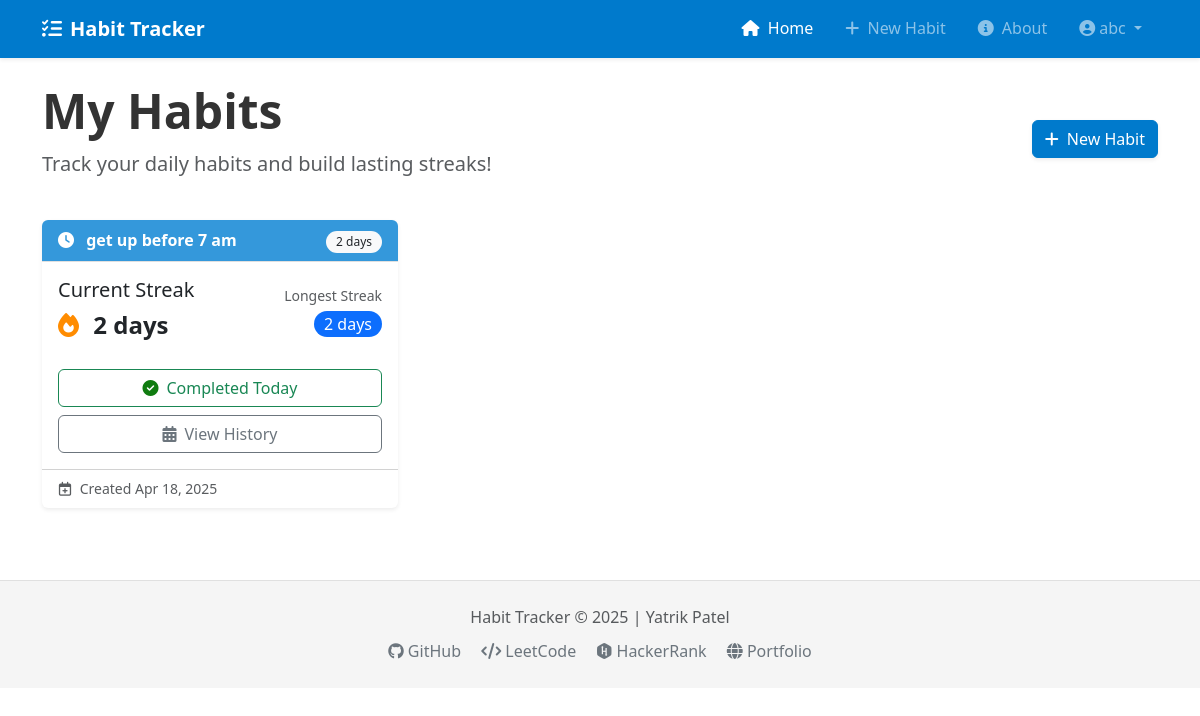
Before: /home (signed in) with the older database file.
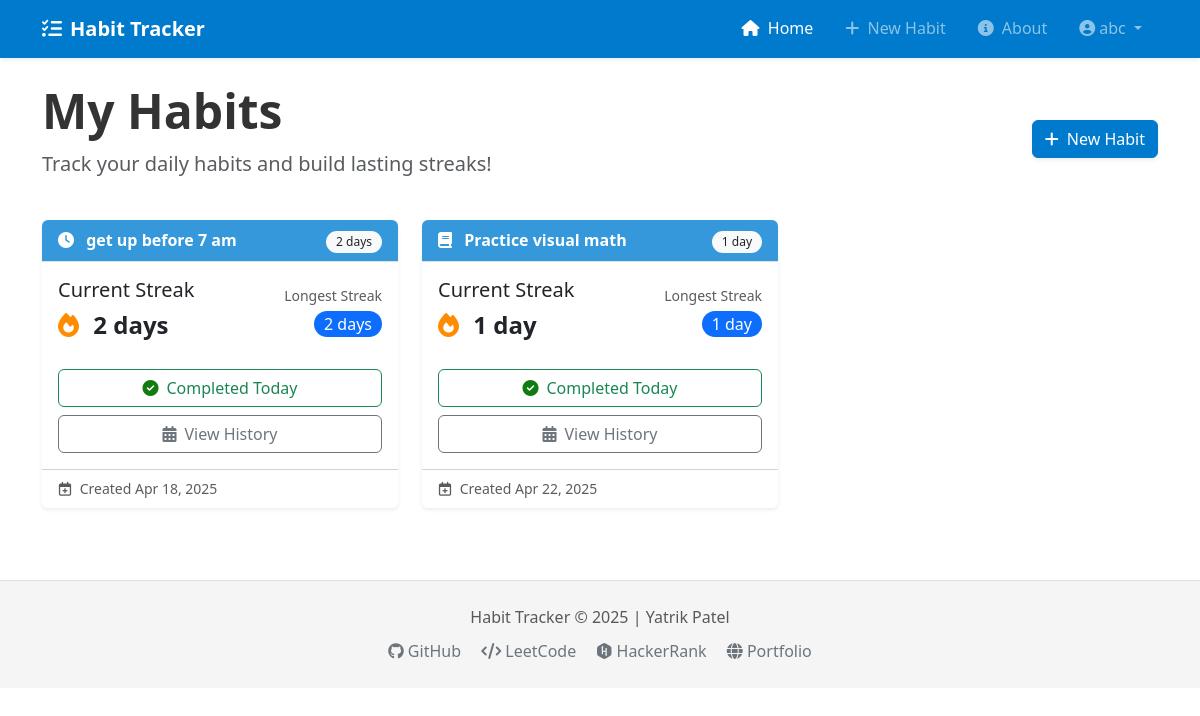
After: the same page with the newer database file.
### models.py (models this page shows, shortened)
class Habit(db.Model):
    __tablename__ = 'habits'
    id = db.Column(db.Integer, primary_key=True)
    name = db.Column(db.String(100), nullable=False)
    created_at = db.Column(db.DateTime, default=datetime.utcnow)
    color = db.Column(db.String(7), default="#3498db")  # Hex color code
    icon = db.Column(db.String(50), nullable=True)
    current_streak = db.Column(db.Integer, default=0)
    longest_streak = db.Column(db.Integer, default=0)
    user_id = db.Column(db.Integer, db.ForeignKey('users.id'), nullable=False)
    logs = db.relationship('HabitLog', backref='habit', lazy=True, cascade="all, delete-orphan")
    def is_logged_today(self):
        today = date.today()
        return any(log.date == today for log in self.logs)
    def is_at_risk(self):
        yesterday = date.today() - timedelta(days=1)
        return self.current_streak > 0 and not self.is_logged_today()

### routes/main_routes.py (the view)
@main_bp.route('/home')
@login_required
def home():
    habits = Habit.query.filter_by(user_id=current_user.id).all()
    today = date.today()
    return render_template('home.html', habits=habits, today=today)

### app.py (called while the page is built)
def create_app(config_class=Config):
    app = Flask(__name__)
    app.config.from_object(config_class)
    db.init_app(app)
    login_manager = LoginManager()
    login_manager.login_view = 'auth.login'
    login_manager.login_message_category = 'info'
    login_manager.login_message = 'Please log in to access this page.'
    login_manager.init_app(app)
    @login_manager.user_loader
    def load_user(user_id):
        return User.query.get(int(user_id))
    register_routes(app)
    with app.app_context():
        db.create_all()
    return app

### templates/home.html (shortened to what this page needs)
{% extends "base.html" %}
{% block content %}
<div class="row mb-4 align-items-center">
    <div class="col">
        <h1 class="display-5 fw-bold">My Habits</h1>
        <p class="lead text-muted">Track your daily habits and build lasting streaks!</p>
    </div>
    <div class="col-auto">
        <a href="{{ url_for('habit.new_habit') }}" class="btn btn-primary shadow-sm">
            <i class="fas fa-plus me-2"></i>New Habit
        </a>
    </div>
</div>
{% if habits %}
    <div class="row row-cols-1 row-cols-md-2 row-cols-lg-3 g-4">
        {% for habit in habits %}
            <div class="col">
                <div class="card habit-card h-100 shadow-sm border-0 {% if habit.is_at_risk() %}at-risk{% endif %}">
                    <div class="card-header fw-bold" style="background-color: {{ habit.color }}; color: white; border-radius: var(--border-radius) var(--border-radius) 0 0;">
                        <div class="d-flex justify-content-between align-items-center">
                            <div>
                                {% if habit.icon %}
                                    <i class="fas fa-{{ habit.icon }} me-2"></i>
                                {% endif %}
                                {{ habit.name }}
                            </div>
                            <div>
                                <span class="badge bg-light text-dark">
                                    {{ habit.current_streak }} day{% if habit.current_streak != 1 %}s{% endif %}
                                </span>
                            </div>
                        </div>
                    </div>
                    <div class="card-body">
                        <div class="d-flex justify-content-between align-items-center mb-4">
                            <div>
                                <h5 class="card-title mb-1">Current Streak</h5>
                                <p class="card-text fs-4 fw-bold mb-0">
                                    <i class="fas fa-fire streak-fire me-2"></i>
                                    <span>{{ habit.current_streak }} day{% if habit.current_streak != 1 %}s{% endif %}</span>
                                </p>
                            </div>
                            <div class="text-end">
                                <small class="text-muted d-block mb-1">Longest Streak</small>
                                <span class="badge bg-primary rounded-pill fs-6">{{ habit.longest_streak }} day{% if habit.longest_streak != 1 %}s{% endif %}</span>
                            </div>
                        </div>
                        <div class="d-grid gap-2">
                            {% if not habit.is_logged_today() %}
                                <a href="{{ url_for('habit.habit_detail', id=habit.id) }}" class="btn btn-success">
                                    <i class="fas fa-check me-2"></i>Check-in Today
                                </a>
                            {% else %}
                                <a href="{{ url_for('habit.habit_detail', id=habit.id) }}" class="btn btn-outline-success">
                                    <i class="fas fa-check-circle me-2"></i>Completed Today
                                </a>
                            {% endif %}
                            <a href="{{ url_for('habit.habit_history', id=habit.id) }}" class="btn btn-outline-secondary">
                                <i class="fas fa-calendar-alt me-2"></i>View History
                            </a>
                        </div>
                    </div>
                    <div class="card-footer bg-transparent text-muted small">
                        <i class="far fa-calendar-plus me-1"></i> Created {{ habit.created_at.strftime('%b %d, %Y') }}
                    </div>
                </div>
            </div>
        {% endfor %}
    </div>
{% endif %}
{% endblock %}

Changed rows visible on the page:
added Habit: name "Practice visual math", current_streak "1", longest_streak "1", created_at "Apr 22, 2025"
